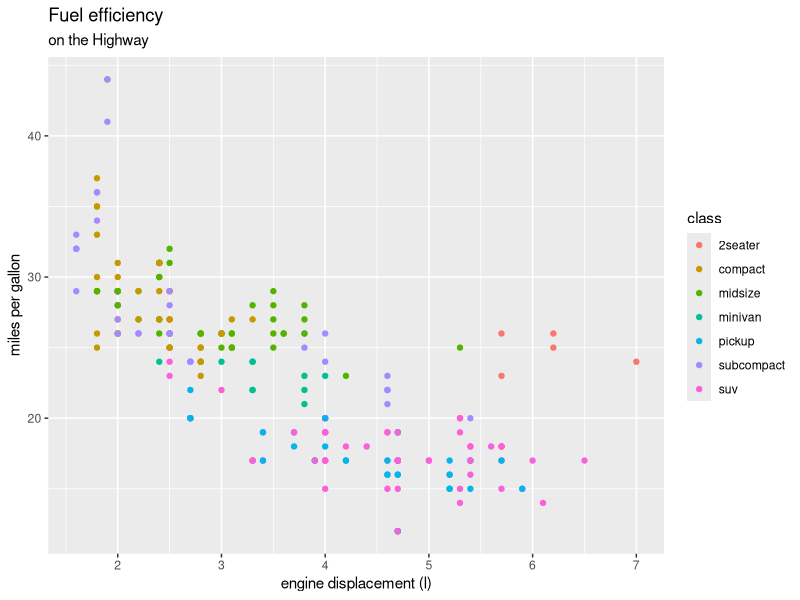

Source code (R):
library(ggplot2)

ggplot2::mpg

ggplot(data = mpg) +
  geom_point(mapping = aes(x = displ, y = hwy, color = class)) +
  labs(title = 'Fuel efficiency',
       subtitle = 'on the Highway',
       x = 'engine displacement (l)',
       y = 'miles per gallon')
